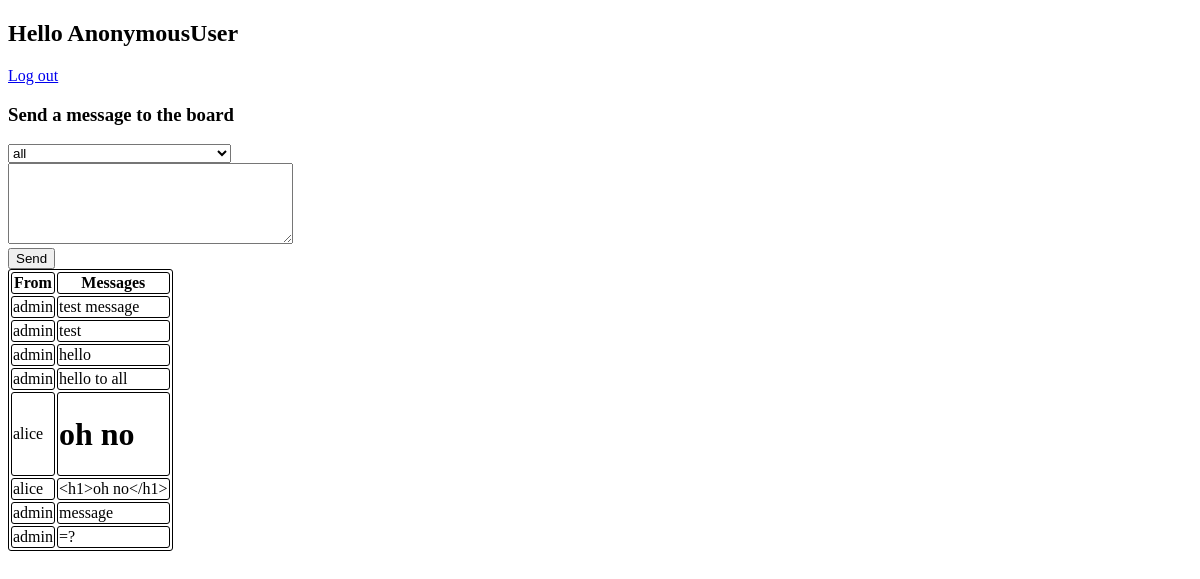
Before: /src/logged/ with the older database file.
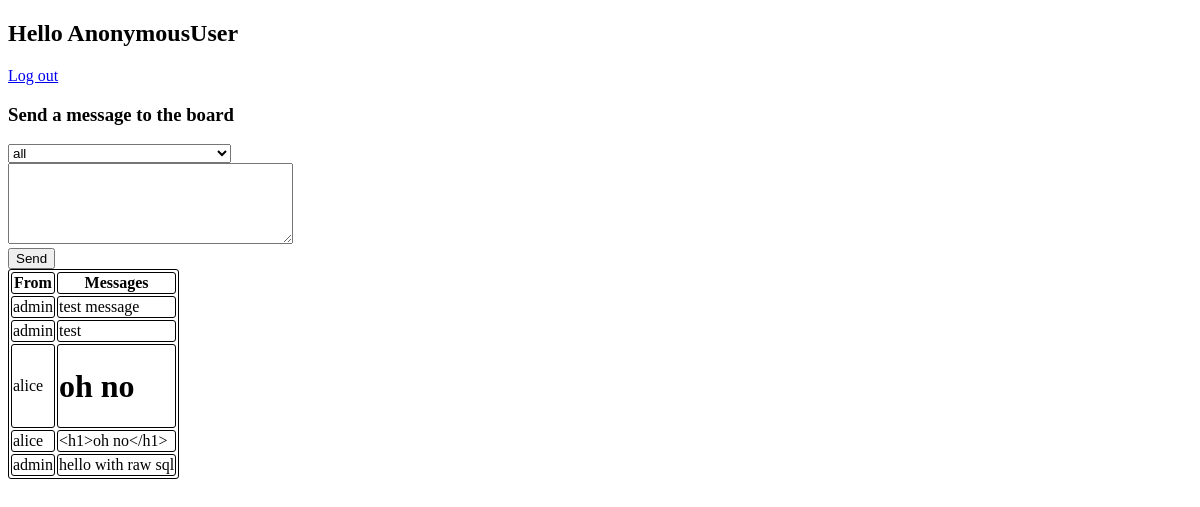
After: the same page with the newer database file.
### src/models.py (models this page shows)
class Message(models.Model):
    class Meta:
        db_table = "messages"
    messagetext = models.TextField()
    sender = models.CharField(max_length=150)
    receiver = models.CharField(max_length=150)

### src/views.py (the view)
# urls.py: path("logged/", views.logged, name="logged"),
def logged(request):
    current_user = request.user
    users = ['all'] + list(User.objects.exclude(username=current_user))
    messages = list(Message.objects.filter(
        receiver=current_user)) + list(Message.objects.filter(
        receiver='all'))
    return render(request, 'pages/logged.html', {"user": current_user, "users": users,"messages": messages})

### src/templates/pages/logged.html (shortened to what this page needs)
{% load static %}
<!DOCTYPE html>
<html>
    <head>
      <link rel="stylesheet" href="{% static 'project/styles.css' %}">
    </head>
    <body>
      <h2>Hello {{ user }}</h2>
      <a href="{% url 'logout' %}">Log out</a>
      <h3>Send a message to the board</h3>
      <form action="{% url 'send_message' %}" method="GET">
        <select name="receiver">
          {% for user in users %}
            {% if user is users.0 %}
              <option value="{{user}}">{{user}}</option>
            {% else %}
              <option value="{{user.username}}">{{user}}</option>
            {% endif %}
          {% endfor %}
        </select><br>
        <textarea name="messagetext" rows="5" cols="33"></textarea><br>
        <button type="submit">Send</button>
      </form>
      <table>
        <tr>
          <th>From</th>
          <th>Messages</th>
        </tr>
        {% for message in messages %}
          <tr>
            <td>{{message.sender}}</td>
            <td>{{message.messagetext | safe}}</td>
          </tr>
        {% endfor %}
      </table>
    </body>
</html>

Changed rows visible on the page:
removed Message: sender "admin", messagetext "hello"
removed Message: sender "admin", messagetext "hello to all"
removed Message: sender "admin", messagetext "message"
removed Message: sender "admin", messagetext "=?"
added Message: sender "admin", messagetext "hello with raw sql"
